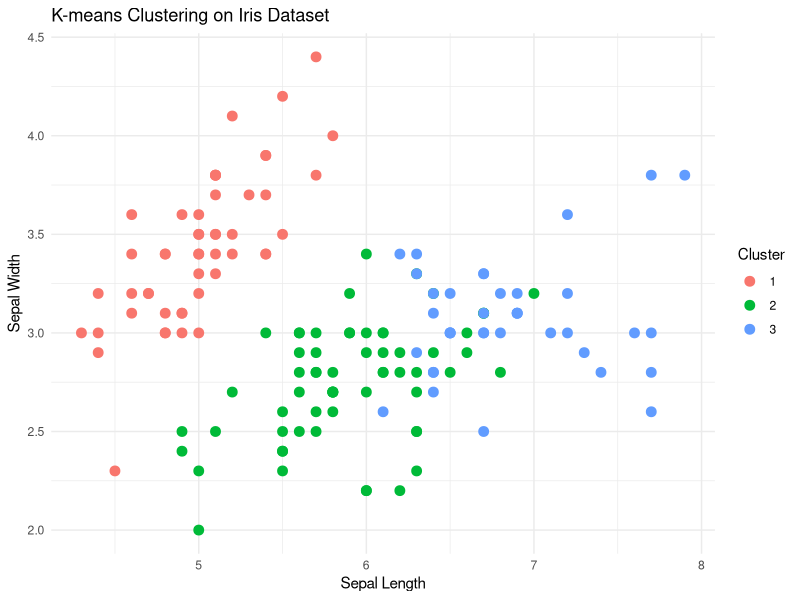

The R script that drew this image:
# Install and load required libraries
if (!requireNamespace("cluster", quietly = TRUE)) install.packages("cluster")
if (!requireNamespace("ggplot2", quietly = TRUE)) install.packages("ggplot2")

library(cluster)
library(ggplot2)

# Load the iris dataset
data(iris)

# Step 1: Preprocess the data (remove non-numeric columns)
# We'll use only the numeric columns for clustering.
iris_data <- iris[, 1:4]

# Step 2: Perform K-means clustering
set.seed(123) # For reproducibility
kmeans_result <- kmeans(iris_data, centers = 3, nstart = 20)

# Add the cluster results to the original dataset
iris$Cluster <- as.factor(kmeans_result$cluster)

# Step 3: Visualize the clusters using ggplot2
# We'll plot Sepal.Length vs Sepal.Width and color by clusters
ggplot(iris, aes(x = Sepal.Length, y = Sepal.Width, color = Cluster)) +
  geom_point(size = 3) +
  labs(title = "K-means Clustering on Iris Dataset", x = "Sepal Length", y = "Sepal Width") +
  theme_minimal()

# Step 4: Analyze clustering results
# Compare clusters with actual species
table(iris$Cluster, iris$Species)

# Step 5: Predict clusters for a test set
# Create a testing set (using 20% of the data)
set.seed(123)
test_indices <- sample(1:nrow(iris_data), size = 0.2 * nrow(iris_data))
test_set <- iris_data[test_indices, ]

# Use the k-means centers to predict the cluster for the testing set
predict_cluster <- function(data, centers) {
  apply(data, 1, function(row) {
    which.min(apply(centers, 1, function(center) sum((row - center)^2)))
  })
}

test_set_clusters <- predict_cluster(test_set, kmeans_result$centers)

# Add predicted clusters to test set and display
predicted_test_data <- data.frame(test_set, Predicted_Cluster = test_set_clusters)
print(predicted_test_data)
